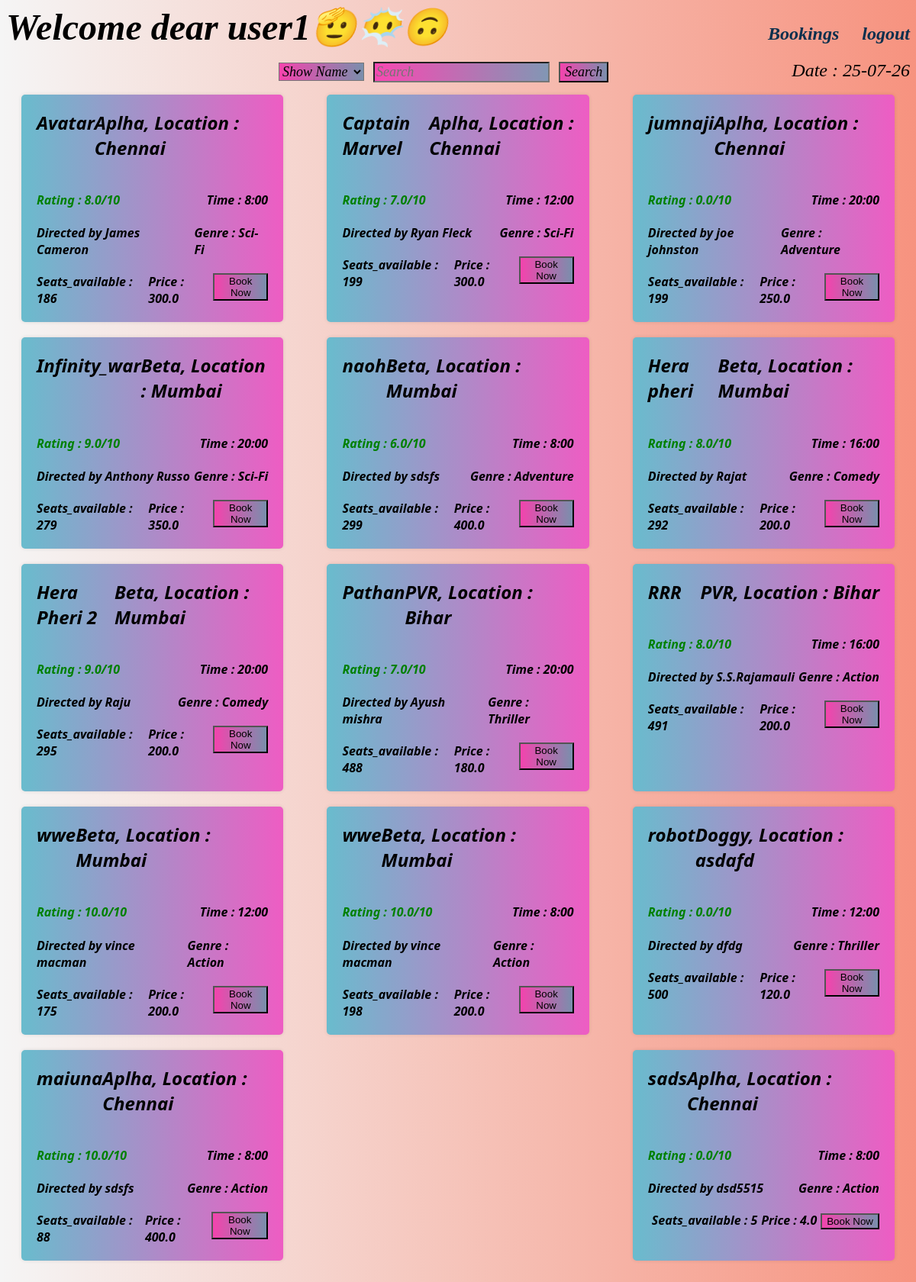
Screenshot of /user_dashboard/user1 with the database file from the repository.
### model.py (models this page shows, shortened)
class Show(db.Model):
    s_id = db.Column(db.Integer(), primary_key = True)
    s_name = db.Column(db.String(50), nullable = False)
    s_rating = db.Column(db.Float(), nullable = False)
    s_timing = db.Column(db.String(50), nullable = False)
    s_tags = db.Column(db.String(120), nullable = False)
    s_price = db.Column(db.Float(), nullable = False)
    s_director = db.Column(db.String(120), nullable = False)
    s_capacity = db.Column(db.Integer(), nullable = False)
    s_available_seats = db.Column(db.Integer(), nullable = False)
    s_admin_id = db.Column(db.Integer(), db.ForeignKey('admin.id'))
    bookings = db.relationship('Booking', backref='show', lazy = True, cascade='all, delete-orphan')
    s_rate = db.relationship('Rate', uselist=False, backref='show')

class Venue(db.Model):
    v_id = db.Column(db.Integer(), primary_key = True)
    v_name = db.Column(db.String(50), nullable = False, unique = True)
    v_location = db.Column(db.String(120), nullable = False)
    v_capacity = db.Column(db.Integer(), nullable = False)
    v_shows = db.relationship('Show', secondary='show_venue', backref='venues', cascade='all')
    bookings = db.relationship('Booking', backref='venue', lazy = True, cascade='all, delete-orphan')
    v_admin_id = db.Column(db.Integer(), db.ForeignKey('admin.id'))

### app.py (the view)
@app.route('/user_dashboard/<string:username>')
def user_dashboard(username):
    u = User.query.filter_by(username = username).first()
    u_id = u.id
    s_list=Show.query.all()
    return render_template("user_dashboard.html", u_id = u_id,u_name = username, s_list = s_list, Date = Date)

### templates/user_dashboard.html (shortened to what this page needs)
<!DOCTYPE html>
<html>
  <head>
    <link rel="stylesheet" href="../static/sstyle.css">
  </head>
  <body>
    {% include 'message.html' %}
    <div id ="container1">
      <div id = "div1">
          <I><b>Welcome dear {{ u_name }}🫡😶‍🌫️🙃</b></I>
      </div>
      <div id = "div2">
          <ul class="horizontal-list nav-menu">
              <li>
              <a href="/bookings/{{ u_id }}"><b><i>Bookings  &ensp;</i></b></a>
              </li>
              <li>
              <a href="/logout"><b><i>logout</i></b></a>
              </li>
          </ul>
      </div>
    </div>
    <div id ="container1" class="horizontal-list nav-menu">
      <div id = "div1">
          <I style="text-align: end;">
            <form method="POST" action="/search/{{ u_id }}">
              <select name = "category" class="More_Details-button" style="font-size: large;font-style: italic;font-family: Georgia, 'Times New Roman', Times, serif;">
                <option value="show">Show Name</option>
              </select>
              <input type="text" name="query" placeholder="Search" class="More_Details-button" style="font-size: large;font-style: italic;font-family: Georgia, 'Times New Roman', Times, serif;" >
              <button type="submit" class="More_Details-button" style="font-size: large;font-style: italic;font-family: Georgia, 'Times New Roman', Times, serif;">Search</button>
            </form>
          </I>
      </div>
      <div id = "div2">
          <ul class="horizontal-list nav-menu">
              <li>
                  <I>Date : {{ Date }} </I>
              </li>
          </ul>
      </div>
    </div>
    <div class="container2">
      {% for s in s_list %}
        <div class="show-card" id="show ">
          <div class="details">
            <span><h2>{{ s.s_name }}</h2> </span>
            <span><h2>{{ (s.venues)[0].v_name }}, Location : {{ (s.venues)[0].v_location }}</h2></span>
          </div>
          <div class="details">
            <span class="Rating"><b><i><h4>Rating : {{ s.s_rating }}/10</h4></i></b> </span>
            <span><b><i><h4>Time : {{ s.s_timing }}</h4></i></b></span>
          </div>
          <div class="details">
            <span><b><i>Directed by {{ s.s_director }}</i></b> </span>
            <span><b><i>Genre : {{ s.s_tags }}</i></b></span>
          </div>
          <div style="margin-top: 20px;" class="details"><br>
            <span><b><i>Seats_available : {{ s.s_available_seats }}</i></b></span>
            <span><b><i>Price : {{ s.s_price }}</i></b></span>
            <span class = "button"><a href="/show_booking/{{ u_id }}/{{ s.s_id }}/{{ (s.venues)[0].v_id }}"><button class="More_Details-button">Book Now</button></a></span>
          </div>
        </div>
      {% endfor %}
    </div>
  </body>
</html>

### static/sstyle.css (style rules this page uses)
body { font-family: Arial, sans-serif; background-color: #f5f5f5; background-image: linear-gradient(to right, rgba(255,0,0,0), rgba(248, 49, 10, 0.5)); }
#container1 { margin-top: 0%; height: 5vh; width: 100%; display: inline-flex; }
#container1 div { height : 100%; font-weight: 100; font-size: 3rem; font-family:Georgia, 'Times New Roman', Times, serif; font-style: italic; }
#div1 { height: 100%; width: 100%; text-align:start; }
#div2 { height: 100%; width: 50%; text-align: end; }
.horizontal-list { list-style:none; padding-left: 0px; margin:0px; }
.horizontal-list li { display:inline-block; margin: auto; font-weight: 100; font-size: 1.5rem; }
.nav-menu li a { transition: color 1s, border-bottom 4s; }
.horizontal-list li a { color: rgb(8, 47, 77); text-decoration: None; }
.container2 { font-family:'Segoe UI', Tahoma, Geneva, Verdana, sans-serif; margin: 0 auto; padding: 20px; display: flex; flex-wrap: wrap; justify-content: space-between; }
.show-card { background-image: linear-gradient(to right, rgba(10, 189, 221, 0.549), rgba(255, 0, 204, 0.5)); background-color: rgb(221, 186, 186); border-radius: 5px; box-shadow: 0px 0px 5px rgba(0, 0, 0, 0.1); width: 30%; margin-bottom: 20px; padding: 20px; box-sizing: border-box; }
.show-card h2 { margin-top: 0; font-size: 1.5rem; font-weight: bold; }
.show-card .Rating { color: green; }
.show-card .details { font-style: italic; display: flex; justify-content: space-between; }
.More_Details-button { background-image: linear-gradient(to right, rgba(246, 1, 148, 0.723), rgba(5, 47, 106, 0.5)); }

### rows the page displays
Show: s_name "Avatar", s_rating "8.0", s_timing "8:00", s_director "James Cameron", s_tags "Sci-Fi", s_available_seats "186", s_price "300.0"
Venue: v_name "Aplha", v_location "Chennai"
Show: s_name "Captain Marvel", s_rating "7.0", s_timing "12:00", s_director "Ryan Fleck", s_tags "Sci-Fi", s_available_seats "199", s_price "300.0"
Show: s_name "jumnaji", s_rating "0.0", s_timing "20:00", s_director "joe johnston", s_tags "Adventure", s_available_seats "199", s_price "250.0"
Show: s_name "Infinity_war", s_rating "9.0", s_timing "20:00", s_director "Anthony Russo", s_tags "Sci-Fi", s_available_seats "279", s_price "350.0"
Venue: v_name "Beta", v_location "Mumbai"
Show: s_name "naoh", s_rating "6.0", s_timing "8:00", s_director "sdsfs", s_tags "Adventure", s_available_seats "299", s_price "400.0"
Show: s_name "Hera pheri", s_rating "8.0", s_timing "16:00", s_director "Rajat", s_tags "Comedy", s_available_seats "292", s_price "200.0"
Show: s_name "Hera Pheri 2", s_rating "9.0", s_timing "20:00", s_director "Raju", s_tags "Comedy", s_available_seats "295", s_price "200.0"
Show: s_name "Pathan", s_rating "7.0", s_timing "20:00", s_director "Ayush mishra", s_tags "Thriller", s_available_seats "488", s_price "180.0"
Venue: v_name "PVR", v_location "Bihar"
Show: s_name "RRR", s_rating "8.0", s_timing "16:00", s_director "S.S.Rajamauli", s_tags "Action", s_available_seats "491", s_price "200.0"
Show: s_name "wwe", s_rating "10.0", s_timing "12:00", s_director "vince macman", s_tags "Action", s_available_seats "175", s_price "200.0"
Show: s_name "wwe", s_rating "10.0", s_timing "8:00", s_director "vince macman", s_tags "Action", s_available_seats "198", s_price "200.0"
Show: s_name "robot", s_rating "0.0", s_timing "12:00", s_director "dfdg", s_tags "Thriller", s_available_seats "500", s_price "120.0"
Venue: v_name "Doggy", v_location "asdafd"
Show: s_name "maiuna", s_rating "10.0", s_timing "8:00", s_director "sdsfs", s_tags "Action", s_available_seats "88", s_price "400.0"
Show: s_name "sads", s_rating "0.0", s_timing "8:00", s_director "dsd5515", s_tags "Action", s_available_seats "5", s_price "4.0"

### other values shown
{{ u_name }} "user1"
{{ Date }} "25-07-26"
